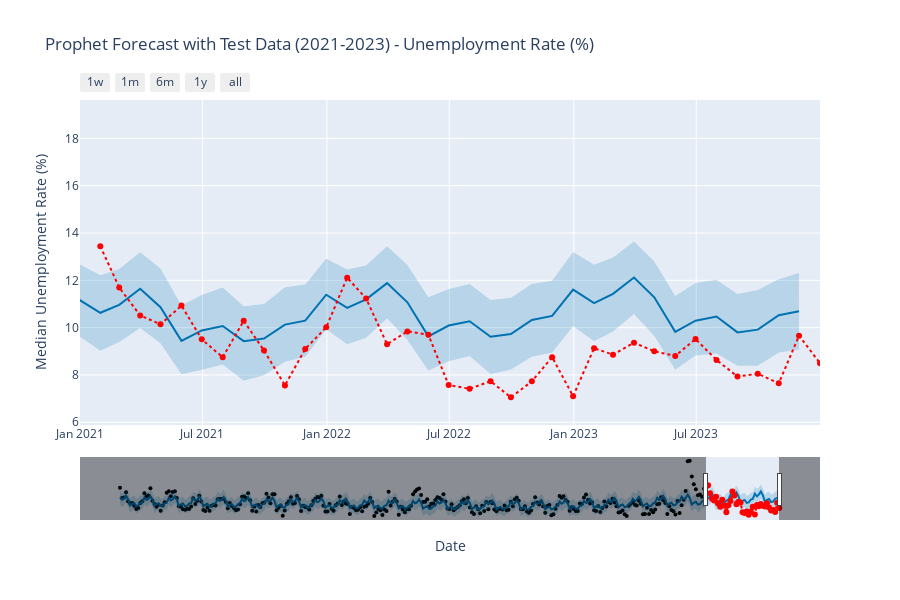

The notebook cell saved with this chart:
### Code cell
# Generate plot
fig = plot_plotly(optimized_model, forecast)

# Add test data 
fig.add_trace(
    go.Scatter(
        x=test_data['ds'],  # x-axis (test data dates)
        y=test_data['y'],  # y-axis (actual values)
        mode='markers+lines',
        name='True Values (Test Data)',
        line=dict(color='red', dash='dot'),  
        marker=dict(color='red')
    )
)

# Adjust x-axis range (2021-2023)
fig.update_layout(
    xaxis=dict(
        range=['2021-01-01', '2023-12-31'],  # Set x-axis range
        title='Date',  # Add x-axis title
    ),
    yaxis=dict(
        title='Median Unemployment Rate (%)',  # Add y-axis title
    ),
    title='Prophet Forecast with Test Data (2021-2023) - Unemployment Rate (%)',  # Add plot title
)

# Show plot
fig.show()

### Figure 1 — Plotly figure (JSON) as saved in the notebook; plotly's stock layout.template omitted (floating-point values rounded to 4 significant figures; data arrays with more than 128 entries replaced by an {"elided": "..."} marker saying what was removed)
{"data": [{"marker": {"color": "black", "size": 4}, "mode": "markers", "name": "Actual", "type": "scatter", "x": {"elided": "288 str values"}, "y": {"elided": "288 float values"}}, {"hoverinfo": "skip", "line": {"width": 0}, "mode": "lines", "type": "scatter", "x": {"elided": "324 str values"}, "y": {"elided": "324 float values"}}, {"fill": "tonexty", "fillcolor": "rgba(0, 114, 178, 0.2)", "line": {"color": "#0072B2", "width": 2}, "mode": "lines", "name": "Predicted", "type": "scatter", "x": {"elided": "324 str values"}, "y": {"elided": "324 float values"}}, {"fill": "tonexty", "fillcolor": "rgba(0, 114, 178, 0.2)", "hoverinfo": "skip", "line": {"width": 0}, "mode": "lines", "type": "scatter", "x": {"elided": "324 str values"}, "y": {"elided": "324 float values"}}, {"line": {"color": "red", "dash": "dot"}, "marker": {"color": "red"}, "mode": "markers+lines", "name": "True Values (Test Data)", "type": "scatter", "x": ["2021-01-31T00:00:00", "2021-02-28T00:00:00", "2021-03-31T00:00:00", "2021-04-30T00:00:00", "2021-05-31T00:00:00", "2021-06-30T00:00:00", "2021-07-31T00:00:00", "2021-08-31T00:00:00", "2021-09-30T00:00:00", "2021-10-31T00:00:00", "2021-11-30T00:00:00", "2021-12-31T00:00:00", "2022-01-31T00:00:00", "2022-02-28T00:00:00", "2022-03-31T00:00:00", "2022-04-30T00:00:00", "2022-05-31T00:00:00", "2022-06-30T00:00:00", "2022-07-31T00:00:00", "2022-08-31T00:00:00", "2022-09-30T00:00:00", "2022-10-31T00:00:00", "2022-11-30T00:00:00", "2022-12-31T00:00:00", "2023-01-31T00:00:00", "2023-02-28T00:00:00", "2023-03-31T00:00:00", "2023-04-30T00:00:00", "2023-05-31T00:00:00", "2023-06-30T00:00:00", "2023-07-31T00:00:00", "2023-08-31T00:00:00", "2023-09-30T00:00:00", "2023-10-31T00:00:00", "2023-11-30T00:00:00", "2023-12-31T00:00:00"], "y": [13.45, 11.7, 10.51, 10.14, 10.93, 9.507, 8.747, 10.29, 9.038, 7.558, 9.1, 10.01, 12.11, 11.23, 9.3, 9.842, 9.702, 7.57, 7.414, 7.733, 7.054, 7.729, 8.753, 7.1, 9.132, 8.858, 9.364, 9, 8.804, 9.517, 8.633, 7.933, 8.049, 7.644, 9.662, 8.497]}], "layout": {"height": 600, "showlegend": false, "title": {"text": "Prophet Forecast with Test Data (2021-2023) - Unemployment Rate (%)"}, "width": 900, "xaxis": {"range": ["2021-01-01", "2023-12-31"], "rangeselector": {"buttons": [{"count": 7, "label": "1w", "step": "day", "stepmode": "backward"}, {"count": 1, "label": "1m", "step": "month", "stepmode": "backward"}, {"count": 6, "label": "6m", "step": "month", "stepmode": "backward"}, {"count": 1, "label": "1y", "step": "year", "stepmode": "backward"}, {"step": "all"}]}, "rangeslider": {"visible": true}, "title": {"text": "Date"}, "type": "date"}, "yaxis": {"title": {"text": "Median Unemployment Rate (%)"}}}}
